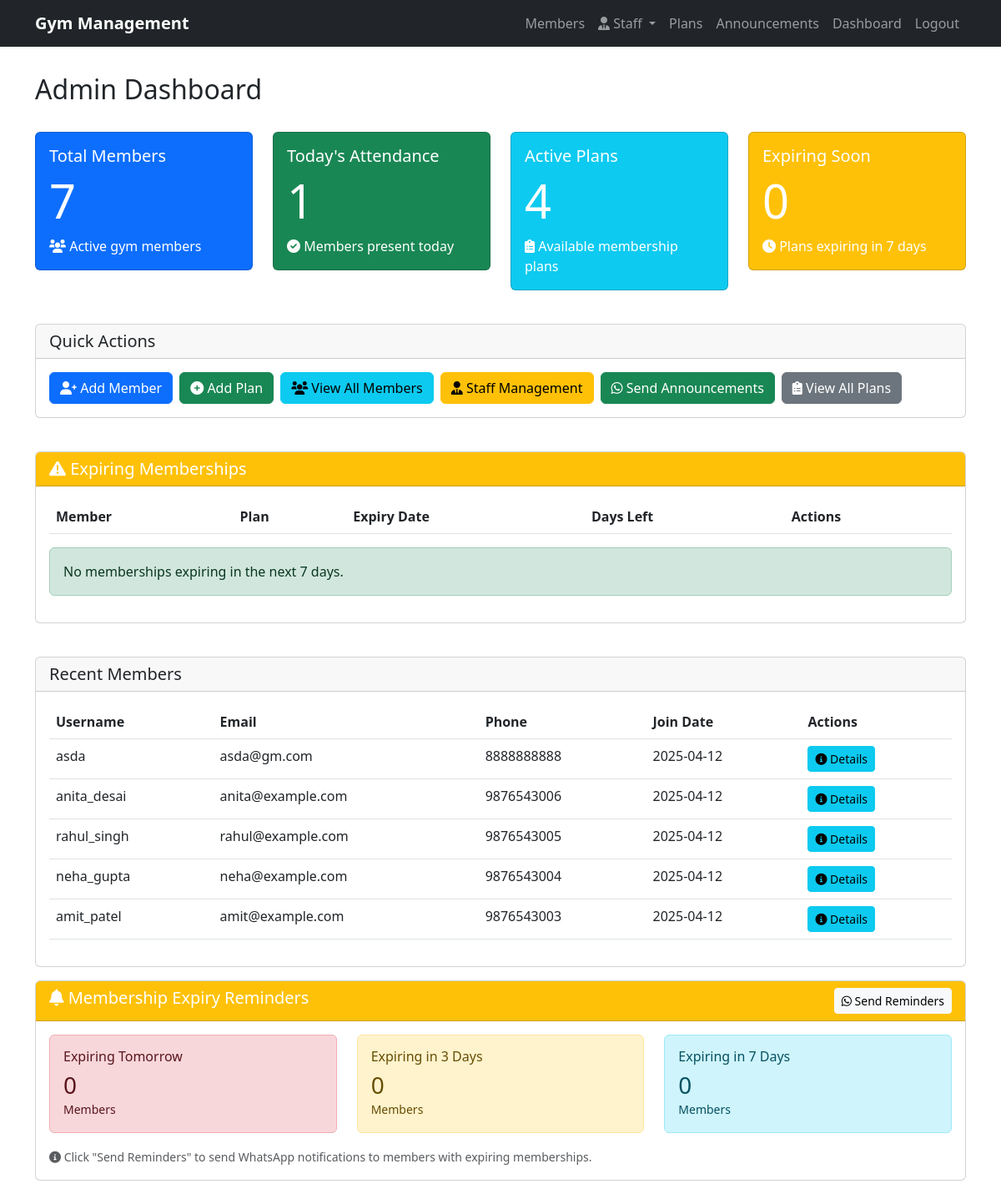
The app's page /dashboard (signed in) with its own data.
### models.py (models this page shows)
class User(db.Model):
    id = db.Column(db.Integer, primary_key=True)
    member_id = db.Column(db.String(10), unique=True, nullable=True)  # For attendance marking
    username = db.Column(db.String(80), unique=True, nullable=False)
    email = db.Column(db.String(120), unique=True, nullable=False)
    password = db.Column(db.String(120), nullable=False)
    phone = db.Column(db.String(20), nullable=True)
    address = db.Column(db.Text, nullable=True)
    join_date = db.Column(db.DateTime, nullable=True, default=datetime.utcnow)
    trainer_id = db.Column(db.Integer, db.ForeignKey('staff.id'), nullable=True)
    trainer = db.relationship('Staff', backref=db.backref('trainees', lazy=True))
    attendances = db.relationship('Attendance', backref='user', lazy=True)
    membership = db.relationship('Membership', backref='user', lazy=True)

### routes.py (the view)
@app.route('/dashboard')
@login_required
def dashboard():
    if not isinstance(current_user, Moderator):
        logout_user()
        return redirect(url_for('login'))
    total_members = User.query.count()
    active_plans = Plan.query.count()
    today = datetime.utcnow()
    today_attendance = Attendance.query.filter(
        db.func.date(Attendance.date) == today.date()
    ).count()
    expiring_date = today + timedelta(days=7)
    expiring_memberships = (
        Membership.query
        .join(User)
        .filter(
            Membership.end_date > today,
            Membership.end_date <= expiring_date,
            Membership.active == True
        )
        .order_by(Membership.end_date)
        .all()
    )
    recent_members = User.query.order_by(User.id.desc()).limit(5).all()
    expiry_counts = {
        'one_day': Membership.query.join(User).filter(
            db.func.date(Membership.end_date) == (today + timedelta(days=1)).date(),
            Membership.active == True
        ).count(),
        'three_days': Membership.query.join(User).filter(
            db.func.date(Membership.end_date) == (today + timedelta(days=3)).date(),
            Membership.active == True
        ).count(),
        'seven_days': Membership.query.join(User).filter(
            db.func.date(Membership.end_date) == (today + timedelta(days=7)).date(),
            Membership.active == True
        ).count()
    }
    return render_template('admin_dashboard.html',
                         total_members=total_members,
                         active_plans=active_plans,
                         today_attendance=today_attendance,
                         recent_members=recent_members,
                         expiring_memberships=expiring_memberships,
                         expiry_counts=expiry_counts,
                         today=today)

### app.py (called while the page is built)
def create_app():
    app = Flask(__name__)
    app.config['SECRET_KEY'] = os.urandom(24)
    app.config['SQLALCHEMY_DATABASE_URI'] = 'sqlite:///gym.db'
    app.config['SQLALCHEMY_TRACK_MODIFICATIONS'] = False
    db.init_app(app)
    login_manager = LoginManager(app)
    login_manager.login_view = 'login'
    @login_manager.user_loader
    def load_user(user_id):
        return Moderator.query.get(int(user_id))
    with app.app_context():
        db.create_all()
    return app, db

### templates/admin_dashboard.html (shortened to what this page needs)
{% extends "base.html" %}
{% block content %}
<div class="row mb-4">
    <div class="col-md-12">
        <h2>Admin Dashboard</h2>
    </div>
</div>
<div class="row mb-4">
    <div class="col-md-3">
        <div class="card bg-primary text-white">
            <div class="card-body">
                <h5 class="card-title">Total Members</h5>
                <h2 class="display-4">{{ total_members }}</h2>
                <p class="mb-0">
                    <i class="fas fa-users"></i> Active gym members
                </p>
            </div>
        </div>
    </div>
    <div class="col-md-3">
        <div class="card bg-success text-white">
            <div class="card-body">
                <h5 class="card-title">Today's Attendance</h5>
                <h2 class="display-4">{{ today_attendance }}</h2>
                <p class="mb-0">
                    <i class="fas fa-check-circle"></i> Members present today
                </p>
            </div>
        </div>
    </div>
    <div class="col-md-3">
        <div class="card bg-info text-white">
            <div class="card-body">
                <h5 class="card-title">Active Plans</h5>
                <h2 class="display-4">{{ active_plans }}</h2>
                <p class="mb-0">
                    <i class="fas fa-clipboard-list"></i> Available membership plans
                </p>
            </div>
        </div>
    </div>
    <div class="col-md-3">
        <div class="card bg-warning text-white">
            <div class="card-body">
                <h5 class="card-title">Expiring Soon</h5>
                <h2 class="display-4">{{ expiring_memberships|length }}</h2>
                <p class="mb-0">
                    <i class="fas fa-clock"></i> Plans expiring in 7 days
                </p>
            </div>
        </div>
    </div>
</div>
<div class="row mb-4">
    <div class="col-md-12">
        <div class="card">
            <div class="card-header">
                <h5 class="mb-0">Quick Actions</h5>
            </div>
            <div class="card-body">
                <div class="d-flex gap-2">
                    <a href="{{ url_for('add_member') }}" class="btn btn-primary">
                        <i class="fas fa-user-plus"></i> Add Member
                    </a>
                    <a href="{{ url_for('add_plan') }}" class="btn btn-success">
                        <i class="fas fa-plus-circle"></i> Add Plan
                    </a>
                    <a href="{{ url_for('view_members') }}" class="btn btn-info">
                        <i class="fas fa-users"></i> View All Members
                    </a>
                    <a href="{{ url_for('view_staff') }}" class="btn btn-warning">
                        <i class="fas fa-user-tie"></i> Staff Management
                    </a>
                    <a href="{{ url_for('announcements') }}" class="btn btn-success">
                        <i class="fab fa-whatsapp"></i> Send Announcements
                    </a>
                    <a href="{{ url_for('plans') }}" class="btn btn-secondary">
                        <i class="fas fa-clipboard-list"></i> View All Plans
                    </a>
                </div>
            </div>
        </div>
    </div>
</div>
<div class="row mb-4">
    <div class="col-md-12">
        <div class="card">
            <div class="card-header bg-warning text-white">
                <h5 class="mb-0">
                    <i class="fas fa-exclamation-triangle"></i> Expiring Memberships
                </h5>
            </div>
            <div class="card-body">
                <div class="table-responsive">
                    <table class="table">
                        <thead>
                            <tr>
                                <th>Member</th>
                                <th>Plan</th>
                                <th>Expiry Date</th>
                                <th>Days Left</th>
                                <th>Actions</th>
                            </tr>
                        </thead>
                    </table>
                </div>
                {% if not expiring_memberships %}
                    <div class="alert alert-success">
                        No memberships expiring in the next 7 days.
                    </div>
                {% endif %}
            </div>
        </div>
    </div>
</div>
<div class="row">
    <div class="col-md-12">
        <div class="card">
            <div class="card-header">
                <h5 class="mb-0">Recent Members</h5>
            </div>
            <div class="card-body">
                <div class="table-responsive">
                    <table class="table">
                        <thead>
                            <tr>
                                <th>Username</th>
                                <th>Email</th>
                                <th>Phone</th>
                                <th>Join Date</th>
                                <th>Actions</th>
                            </tr>
                        </thead>
                        <tbody>
                            {% for member in recent_members %}
                                <tr>
                                    <td>{{ member.username }}</td>
                                    <td>{{ member.email }}</td>
                                    <td>{{ member.phone if member.phone else 'No phone' }}</td>
                                    <td>{{ member.join_date.strftime('%Y-%m-%d') }}</td>
                                    <td>
                                        <a href="{{ url_for('member_details', user_id=member.id) }}" class="btn btn-sm btn-info">
                                            <i class="fas fa-info-circle"></i> Details
                                        </a>
                                    </td>
                                </tr>
                            {% endfor %}
                        </tbody>
                    </table>
                </div>
            </div>
        </div>
    </div>
</div>
<div class="row mb-4">
    <div class="col-md-12">
        <div class="card">
            <div class="card-header bg-warning text-white">
                <h5 class="mb-0">
                    <i class="fas fa-bell"></i> Membership Expiry Reminders
                    <a href="{{ url_for('send_expiry_reminders') }}" class="btn btn-light btn-sm float-end">
                        <i class="fab fa-whatsapp"></i> Send Reminders
                    </a>
                </h5>
            </div>
            <div class="card-body">
                <div class="row">
                    <div class="col-md-4">
                        <div class="alert alert-danger">
                            <h6 class="alert-heading">Expiring Tomorrow</h6>
                            <h3 class="mb-0">{{ expiry_counts.one_day }}</h3>
                            <small>Members</small>
                        </div>
                    </div>
                    <div class="col-md-4">
                        <div class="alert alert-warning">
                            <h6 class="alert-heading">Expiring in 3 Days</h6>
                            <h3 class="mb-0">{{ expiry_counts.three_days }}</h3>
                            <small>Members</small>
                        </div>
                    </div>
                    <div class="col-md-4">
                        <div class="alert alert-info">
                            <h6 class="alert-heading">Expiring in 7 Days</h6>
                            <h3 class="mb-0">{{ expiry_counts.seven_days }}</h3>
                            <small>Members</small>
                        </div>
                    </div>
                </div>
                <p class="mb-0">
                    <small class="text-muted">
                        <i class="fas fa-info-circle"></i>
                        Click "Send Reminders" to send WhatsApp notifications to members with expiring memberships.
                    </small>
                </p>
            </div>
        </div>
    </div>
</div>
{% endblock %}

### templates/base.html (style rules this page uses)
.card { margin-bottom: 1rem; }

### records on screen
User: username "asda", email "asda@gm.com", phone "8888888888", join_date "2025-04-12"
User: username "anita_desai", email "anita@example.com", phone "9876543006", join_date "2025-04-12"
User: username "rahul_singh", email "rahul@example.com", phone "9876543005", join_date "2025-04-12"
User: username "neha_gupta", email "neha@example.com", phone "9876543004", join_date "2025-04-12"
User: username "amit_patel", email "amit@example.com", phone "9876543003", join_date "2025-04-12"

### other values on screen
{{ total_members }} "7"
{{ today_attendance }} "1"
{{ active_plans }} "4"
{{ expiring_memberships|length }} "0"
{{ expiry_counts.one_day }} "0"
{{ expiry_counts.three_days }} "0"
{{ expiry_counts.seven_days }} "0"
